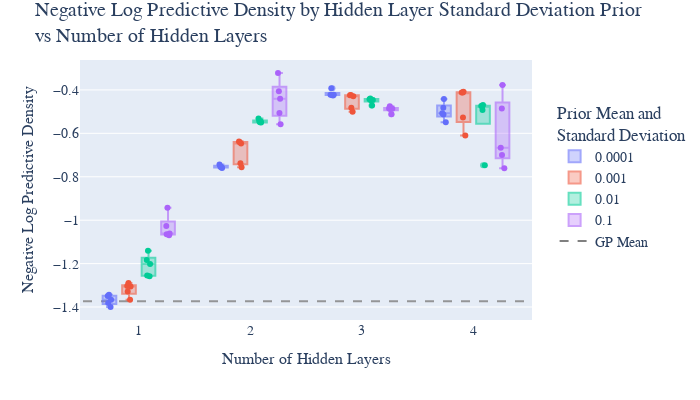

The code cell stored with this chart in its notebook:
### Code cell
import plotly.express as px 
import plotly.graph_objects as go

# Create a box plot
df = data[(data['num_train'] == '100') & (data['num_hidden'] > 0)]

fig = px.box(df, y="test-negative_log_predictive_density", x="num_hidden", color="outputscale", hover_data=df.columns)

# Create an empty figure
# fig = go.Figure()

# Add each box trace to the new figure
for trace in fig.data:
    # trace.showlegend=False
    trace.opacity = 0.6
    # fig.add_trace(trace)

# Overlay a scatter plot on top of the box plot
scatter_fig = px.strip(df, y="test-negative_log_predictive_density", x="num_hidden", color="outputscale", hover_data=df.columns)
for trace in scatter_fig.data:
    trace.showlegend=False
    fig.add_trace(trace)

hidden_num_0_mean = data['test-negative_log_predictive_density'][(data['num_hidden'] == 0) & (data['num_train'] == '100')].mean()
fig.add_shape(
    type='line',
    y0=hidden_num_0_mean, y1=hidden_num_0_mean,
    x0=.5, x1=4.5,
    line=dict(
        color='Gray',
        width=2,
        dash="dash",
    ), 
    layer='below',
    name='mean',
    opacity=0.8,
)
fig.add_trace(go.Scatter(
    x=[None],
    y=[None],
    mode='lines',
    line=dict(color="Gray", width=2, dash="dash"),
    showlegend=True,
    name='GP Mean',
))

fig.update_layout(
    width=700, 
    height=400, 
    font_family="Serif",
    title=dict(
        text="Negative Log Predictive Density by Hidden Layer Standard Deviation Prior<br>vs Number of Hidden Layers", 
        font_size=20,
        y=0.96
    ),
    legend=dict(
        title="Prior Mean and<br>Standard Deviation", 
        x=1.05, 
        y=0.55,
        yanchor='middle',
    ),
    xaxis_title=dict(
        text="Number of Hidden Layers",
        font_size=16,
    ),
    yaxis_title=dict(
        text="Negative Log Predictive Density", 
        font_size=16, 
    ),
    font_size=14, 
)

fig.show()
# fig.write_image('../report_plots/nlpd_vs_num_hidden_layers_and_outputscale.png', scale=6, height=400, width=700)

### Figure 1 — Plotly figure (JSON) as saved in the notebook; plotly's stock layout.template omitted (floating-point values rounded to 4 significant figures; data arrays with more than 128 entries replaced by an {"elided": "..."} marker saying what was removed)
{"data": [{"alignmentgroup": "True", "customdata": {"elided": "20x12 mixed values"}, "hovertemplate": "outputscale=%{customdata[3]}<br>num_hidden=%{x}<br>test-negative_log_predictive_density=%{y}<br>num_train=%{customdata[0]}<br>model=%{customdata[1]}<br>dataset=%{customdata[2]}<br>run=%{customdata[4]}<br>test-expected_log_probability=%{customdata[5]}<br>test-mean_absolute_error=%{customdata[6]}<br>test-mean_squared_error=%{customdata[7]}<br>test-standardized_mean_squared_error=%{customdata[8]}<br>test-mean_standardized_log_loss=%{customdata[9]}<br>test-quantile_coverage_error=%{customdata[10]}<br>step=%{customdata[11]}<extra></extra>", "legendgroup": "0.0001", "marker": {"color": "#636efa"}, "name": "0.0001", "notched": false, "offsetgroup": "0.0001", "opacity": 0.6, "orientation": "v", "showlegend": true, "type": "box", "x": [1, 1, 1, 1, 1, 2, 2, 2, 2, 2, 4, 4, 4, 4, 4, 3, 3, 3, 3, 3], "x0": " ", "xaxis": "x", "y": [-1.381, -1.366, -1.4, -1.35, -1.343, -0.7438, -0.7512, -0.7565, -0.7593, -0.7557, -0.4418, -0.5136, -0.4817, -0.5069, -0.5491, -0.4219, -0.4223, -0.3926, -0.4231, -0.4253], "y0": " ", "yaxis": "y"}, {"alignmentgroup": "True", "customdata": {"elided": "20x12 mixed values"}, "hovertemplate": "outputscale=%{customdata[3]}<br>num_hidden=%{x}<br>test-negative_log_predictive_density=%{y}<br>num_train=%{customdata[0]}<br>model=%{customdata[1]}<br>dataset=%{customdata[2]}<br>run=%{customdata[4]}<br>test-expected_log_probability=%{customdata[5]}<br>test-mean_absolute_error=%{customdata[6]}<br>test-mean_squared_error=%{customdata[7]}<br>test-standardized_mean_squared_error=%{customdata[8]}<br>test-mean_standardized_log_loss=%{customdata[9]}<br>test-quantile_coverage_error=%{customdata[10]}<br>step=%{customdata[11]}<extra></extra>", "legendgroup": "0.001", "marker": {"color": "#EF553B"}, "name": "0.001", "notched": false, "offsetgroup": "0.001", "opacity": 0.6, "orientation": "v", "showlegend": true, "type": "box", "x": [4, 4, 4, 4, 4, 3, 3, 3, 3, 3, 2, 2, 2, 2, 2, 1, 1, 1, 1, 1], "x0": " ", "xaxis": "x", "y": [-0.4114, -0.4079, -0.5266, -0.6099, -0.4122, -0.4248, -0.4824, -0.5004, -0.424, -0.4288, -0.6412, -0.6375, -0.7383, -0.7564, -0.6466, -1.367, -1.305, -1.303, -1.329, -1.289], "y0": " ", "yaxis": "y"}, {"alignmentgroup": "True", "customdata": {"elided": "20x12 mixed values"}, "hovertemplate": "outputscale=%{customdata[3]}<br>num_hidden=%{x}<br>test-negative_log_predictive_density=%{y}<br>num_train=%{customdata[0]}<br>model=%{customdata[1]}<br>dataset=%{customdata[2]}<br>run=%{customdata[4]}<br>test-expected_log_probability=%{customdata[5]}<br>test-mean_absolute_error=%{customdata[6]}<br>test-mean_squared_error=%{customdata[7]}<br>test-standardized_mean_squared_error=%{customdata[8]}<br>test-mean_standardized_log_loss=%{customdata[9]}<br>test-quantile_coverage_error=%{customdata[10]}<br>step=%{customdata[11]}<extra></extra>", "legendgroup": "0.01", "marker": {"color": "#00cc96"}, "name": "0.01", "notched": false, "offsetgroup": "0.01", "opacity": 0.6, "orientation": "v", "showlegend": true, "type": "box", "x": [4, 4, 4, 4, 4, 2, 2, 2, 2, 2, 1, 1, 1, 1, 1, 3, 3, 3, 3, 3], "x0": " ", "xaxis": "x", "y": [-0.4697, -0.474, -0.4743, -0.7465, -0.4929, -0.5317, -0.5494, -0.5439, -0.5448, -0.5498, -1.259, -1.141, -1.255, -1.202, -1.184, -0.4426, -0.4472, -0.4715, -0.4398, -0.446], "y0": " ", "yaxis": "y"}, {"alignmentgroup": "True", "customdata": {"elided": "20x12 mixed values"}, "hovertemplate": "outputscale=%{customdata[3]}<br>num_hidden=%{x}<br>test-negative_log_predictive_density=%{y}<br>num_train=%{customdata[0]}<br>model=%{customdata[1]}<br>dataset=%{customdata[2]}<br>run=%{customdata[4]}<br>test-expected_log_probability=%{customdata[5]}<br>test-mean_absolute_error=%{customdata[6]}<br>test-mean_squared_error=%{customdata[7]}<br>test-standardized_mean_squared_error=%{customdata[8]}<br>test-mean_standardized_log_loss=%{customdata[9]}<br>test-quantile_coverage_error=%{customdata[10]}<br>step=%{customdata[11]}<extra></extra>", "legendgroup": "0.1", "marker": {"color": "#ab63fa"}, "name": "0.1", "notched": false, "offsetgroup": "0.1", "opacity": 0.6, "orientation": "v", "showlegend": true, "type": "box", "x": [1, 1, 1, 1, 1, 3, 3, 3, 3, 3, 4, 4, 4, 4, 4, 2, 2, 2, 2, 2], "x0": " ", "xaxis": "x", "y": [-1.061, -1.069, -1.027, -1.065, -0.9428, -0.4872, -0.5119, -0.475, -0.4858, -0.4879, -0.6993, -0.7613, -0.4852, -0.6664, -0.3776, -0.4062, -0.5577, -0.4404, -0.5058, -0.3221], "y0": " ", "yaxis": "y"}, {"alignmentgroup": "True", "boxpoints": "all", "customdata": {"elided": "20x12 mixed values"}, "fillcolor": "rgba(255,255,255,0)", "hoveron": "points", "hovertemplate": "outputscale=%{customdata[3]}<br>num_hidden=%{x}<br>test-negative_log_predictive_density=%{y}<br>num_train=%{customdata[0]}<br>model=%{customdata[1]}<br>dataset=%{customdata[2]}<br>run=%{customdata[4]}<br>test-expected_log_probability=%{customdata[5]}<br>test-mean_absolute_error=%{customdata[6]}<br>test-mean_squared_error=%{customdata[7]}<br>test-standardized_mean_squared_error=%{customdata[8]}<br>test-mean_standardized_log_loss=%{customdata[9]}<br>test-quantile_coverage_error=%{customdata[10]}<br>step=%{customdata[11]}<extra></extra>", "legendgroup": "0.0001", "line": {"color": "rgba(255,255,255,0)"}, "marker": {"color": "#636efa"}, "name": "0.0001", "offsetgroup": "0.0001", "orientation": "v", "pointpos": 0, "showlegend": false, "type": "box", "x": [1, 1, 1, 1, 1, 2, 2, 2, 2, 2, 4, 4, 4, 4, 4, 3, 3, 3, 3, 3], "x0": " ", "xaxis": "x", "y": [-1.381, -1.366, -1.4, -1.35, -1.343, -0.7438, -0.7512, -0.7565, -0.7593, -0.7557, -0.4418, -0.5136, -0.4817, -0.5069, -0.5491, -0.4219, -0.4223, -0.3926, -0.4231, -0.4253], "y0": " ", "yaxis": "y"}, {"alignmentgroup": "True", "boxpoints": "all", "customdata": {"elided": "20x12 mixed values"}, "fillcolor": "rgba(255,255,255,0)", "hoveron": "points", "hovertemplate": "outputscale=%{customdata[3]}<br>num_hidden=%{x}<br>test-negative_log_predictive_density=%{y}<br>num_train=%{customdata[0]}<br>model=%{customdata[1]}<br>dataset=%{customdata[2]}<br>run=%{customdata[4]}<br>test-expected_log_probability=%{customdata[5]}<br>test-mean_absolute_error=%{customdata[6]}<br>test-mean_squared_error=%{customdata[7]}<br>test-standardized_mean_squared_error=%{customdata[8]}<br>test-mean_standardized_log_loss=%{customdata[9]}<br>test-quantile_coverage_error=%{customdata[10]}<br>step=%{customdata[11]}<extra></extra>", "legendgroup": "0.001", "line": {"color": "rgba(255,255,255,0)"}, "marker": {"color": "#EF553B"}, "name": "0.001", "offsetgroup": "0.001", "orientation": "v", "pointpos": 0, "showlegend": false, "type": "box", "x": [4, 4, 4, 4, 4, 3, 3, 3, 3, 3, 2, 2, 2, 2, 2, 1, 1, 1, 1, 1], "x0": " ", "xaxis": "x", "y": [-0.4114, -0.4079, -0.5266, -0.6099, -0.4122, -0.4248, -0.4824, -0.5004, -0.424, -0.4288, -0.6412, -0.6375, -0.7383, -0.7564, -0.6466, -1.367, -1.305, -1.303, -1.329, -1.289], "y0": " ", "yaxis": "y"}, {"alignmentgroup": "True", "boxpoints": "all", "customdata": {"elided": "20x12 mixed values"}, "fillcolor": "rgba(255,255,255,0)", "hoveron": "points", "hovertemplate": "outputscale=%{customdata[3]}<br>num_hidden=%{x}<br>test-negative_log_predictive_density=%{y}<br>num_train=%{customdata[0]}<br>model=%{customdata[1]}<br>dataset=%{customdata[2]}<br>run=%{customdata[4]}<br>test-expected_log_probability=%{customdata[5]}<br>test-mean_absolute_error=%{customdata[6]}<br>test-mean_squared_error=%{customdata[7]}<br>test-standardized_mean_squared_error=%{customdata[8]}<br>test-mean_standardized_log_loss=%{customdata[9]}<br>test-quantile_coverage_error=%{customdata[10]}<br>step=%{customdata[11]}<extra></extra>", "legendgroup": "0.01", "line": {"color": "rgba(255,255,255,0)"}, "marker": {"color": "#00cc96"}, "name": "0.01", "offsetgroup": "0.01", "orientation": "v", "pointpos": 0, "showlegend": false, "type": "box", "x": [4, 4, 4, 4, 4, 2, 2, 2, 2, 2, 1, 1, 1, 1, 1, 3, 3, 3, 3, 3], "x0": " ", "xaxis": "x", "y": [-0.4697, -0.474, -0.4743, -0.7465, -0.4929, -0.5317, -0.5494, -0.5439, -0.5448, -0.5498, -1.259, -1.141, -1.255, -1.202, -1.184, -0.4426, -0.4472, -0.4715, -0.4398, -0.446], "y0": " ", "yaxis": "y"}, {"alignmentgroup": "True", "boxpoints": "all", "customdata": {"elided": "20x12 mixed values"}, "fillcolor": "rgba(255,255,255,0)", "hoveron": "points", "hovertemplate": "outputscale=%{customdata[3]}<br>num_hidden=%{x}<br>test-negative_log_predictive_density=%{y}<br>num_train=%{customdata[0]}<br>model=%{customdata[1]}<br>dataset=%{customdata[2]}<br>run=%{customdata[4]}<br>test-expected_log_probability=%{customdata[5]}<br>test-mean_absolute_error=%{customdata[6]}<br>test-mean_squared_error=%{customdata[7]}<br>test-standardized_mean_squared_error=%{customdata[8]}<br>test-mean_standardized_log_loss=%{customdata[9]}<br>test-quantile_coverage_error=%{customdata[10]}<br>step=%{customdata[11]}<extra></extra>", "legendgroup": "0.1", "line": {"color": "rgba(255,255,255,0)"}, "marker": {"color": "#ab63fa"}, "name": "0.1", "offsetgroup": "0.1", "orientation": "v", "pointpos": 0, "showlegend": false, "type": "box", "x": [1, 1, 1, 1, 1, 3, 3, 3, 3, 3, 4, 4, 4, 4, 4, 2, 2, 2, 2, 2], "x0": " ", "xaxis": "x", "y": [-1.061, -1.069, -1.027, -1.065, -0.9428, -0.4872, -0.5119, -0.475, -0.4858, -0.4879, -0.6993, -0.7613, -0.4852, -0.6664, -0.3776, -0.4062, -0.5577, -0.4404, -0.5058, -0.3221], "y0": " ", "yaxis": "y"}, {"line": {"color": "Gray", "dash": "dash", "width": 2}, "mode": "lines", "name": "GP Mean", "showlegend": true, "type": "scatter", "x": [null], "y": [null]}], "layout": {"boxmode": "group", "font": {"family": "Serif", "size": 14}, "height": 400, "legend": {"title": {"text": "Prior Mean and<br>Standard Deviation"}, "tracegroupgap": 0, "x": 1.05, "y": 0.55, "yanchor": "middle"}, "margin": {"t": 60}, "shapes": [{"layer": "below", "line": {"color": "Gray", "dash": "dash", "width": 2}, "name": "mean", "opacity": 0.8, "type": "line", "x0": 0.5, "x1": 4.5, "y0": -1.374, "y1": -1.374}], "title": {"font": {"size": 20}, "text": "Negative Log Predictive Density by Hidden Layer Standard Deviation Prior<br>vs Number of Hidden Layers", "y": 0.96}, "width": 700, "xaxis": {"anchor": "y", "domain": [0, 1], "title": {"font": {"size": 16}, "text": "Number of Hidden Layers"}}, "yaxis": {"anchor": "x", "domain": [0, 1], "title": {"font": {"size": 16}, "text": "Negative Log Predictive Density"}}}}
